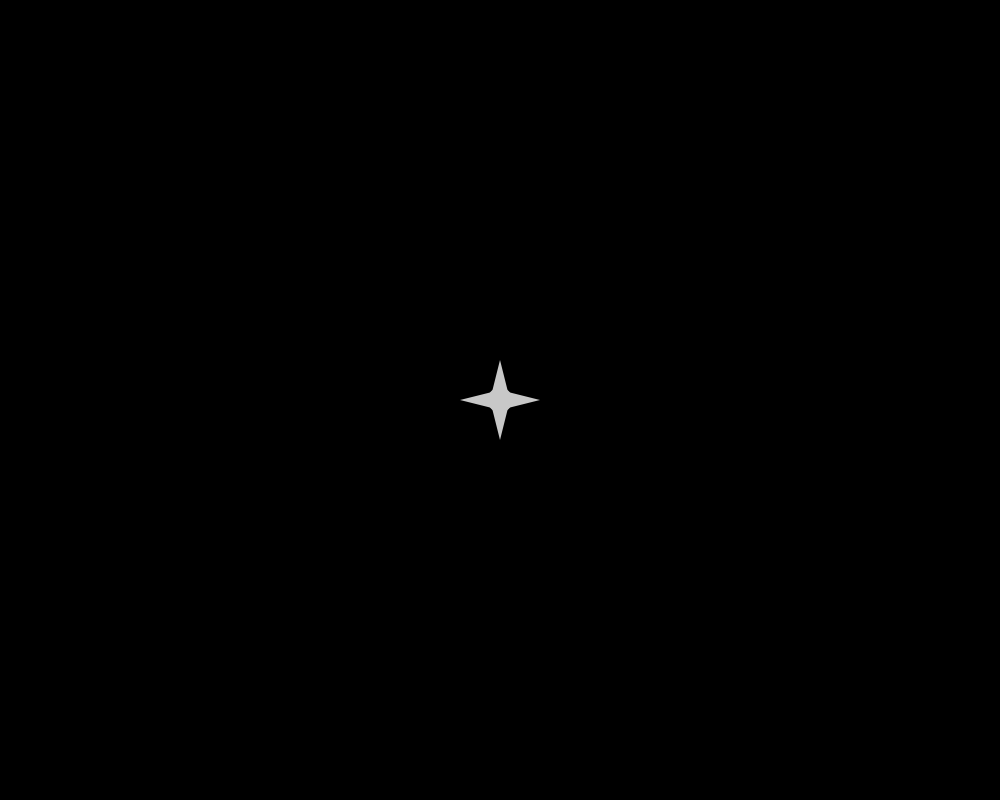
Frame 1 (no input)
Frame 60 (the mouse pressed at the canvas centre just before this capture): identical to frame 1, image omitted
Frame 120 (the mouse held since frame 60 and released just before this capture): identical to frame 1, image omitted

The Processing sketch that drew this single still picture (run headless with seeded random() and noise(); from frame 60 on, the mouse is pressed at the canvas centre):

// Processing sketch: Movement_Starship
// ── Movement_Starship.pde
//Jacob Cantanho -- Intro to Programming -- Movement Starship code

//variables for position
float xPos =0;
float yPos = 0;

//Booleans for movement
boolean right = false;
boolean left = false;
boolean up = false;
boolean down = false;
boolean boost = false;
//Booleans for color change
boolean red = false;
boolean white = true;

void setup() {
  //window modifications
  size(1000, 800);
  background(0);

  //initial position
  xPos = width/2;
  yPos = height/2;

  //shape properties
  noStroke();
  fill(175);
}

void draw() {
  //wipe
  background(0);

  //update position
  if (left) {
    xPos = xPos - 2;
    if (boost) {
    xPos = xPos -3;
    }
  }
  if (right) {
    xPos = xPos + 2;
    if (boost) {
    xPos = xPos + 3;
    }
  }
  if (up) {
    yPos = yPos-2;
    if (boost) {
      yPos = yPos-3;
    }
  }
  if (down) {
    yPos = yPos+2;
    if (boost) {
      yPos = yPos+3;
    }
  }
  if (red) {
    fill(200,0,0);
  }
  if (white) {
    fill(200);
  }

  //draw shape
  ellipse(xPos, yPos, 25, 25);
  triangle(xPos+40, yPos, xPos+8, yPos+8, xPos+8, yPos-8);
  triangle(xPos-40, yPos, xPos-8, yPos-8, xPos-8, yPos+8);
  triangle(xPos, yPos+40, xPos+8, yPos+8, xPos-8, yPos+8);
  triangle(xPos, yPos-40, xPos-8, yPos-8, xPos+8, yPos-8);
}

//Start movement on key press
void keyPressed() {
  if (key == 'a') {
    left = true;
    right = false;
  }
  if (key == 'd') {
    right = true;
    left = false;
  }
  if (key == 'w') {
    up = true;
    down = false;
  }
  if (key == 's') {
    down = true;
    up = false; 
  }
  if (key == 'r') {
    red = true;
    white = false;
  }
  if (key == 'r') {
    boost = true;
  }
}

//Stop movement on key release
void keyReleased() {
  if (key == 'a') {
    left = false;
  }
  if (key == 'd') {
    right = false;
  }
  if (key == 'w') {
    up = false;
  }
  if (key == 's') {
    down = false;
  }
  if (key == 'r') {
    red = false;
    white = true;
  }
  if (key == 'r') {
    boost = false;
  }
}
